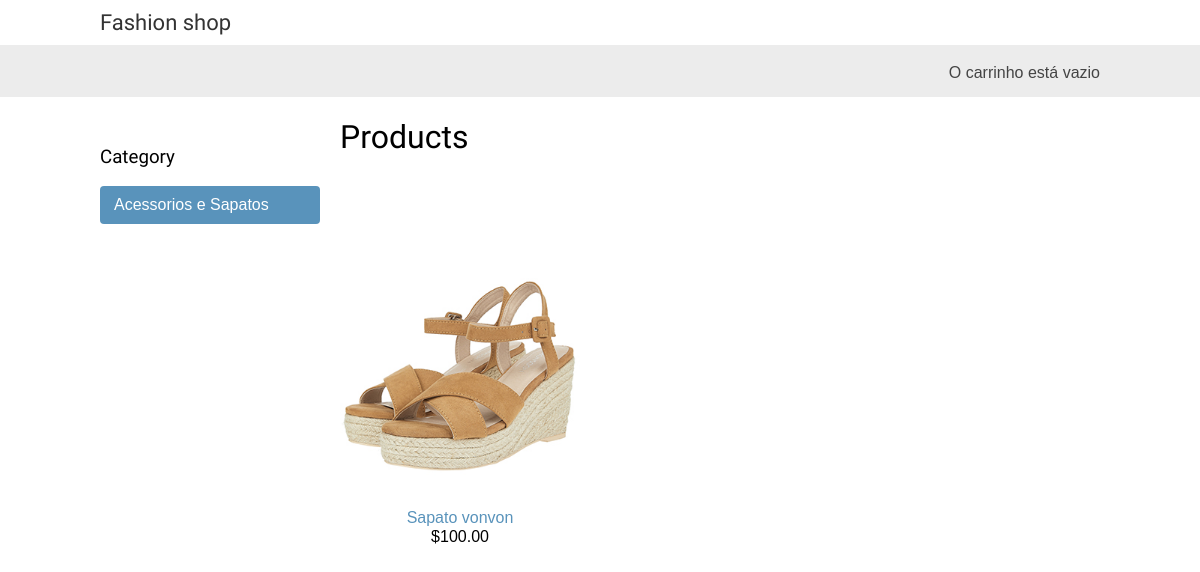
/acessorios-sapatos, run on an earlier commit of the app's database.
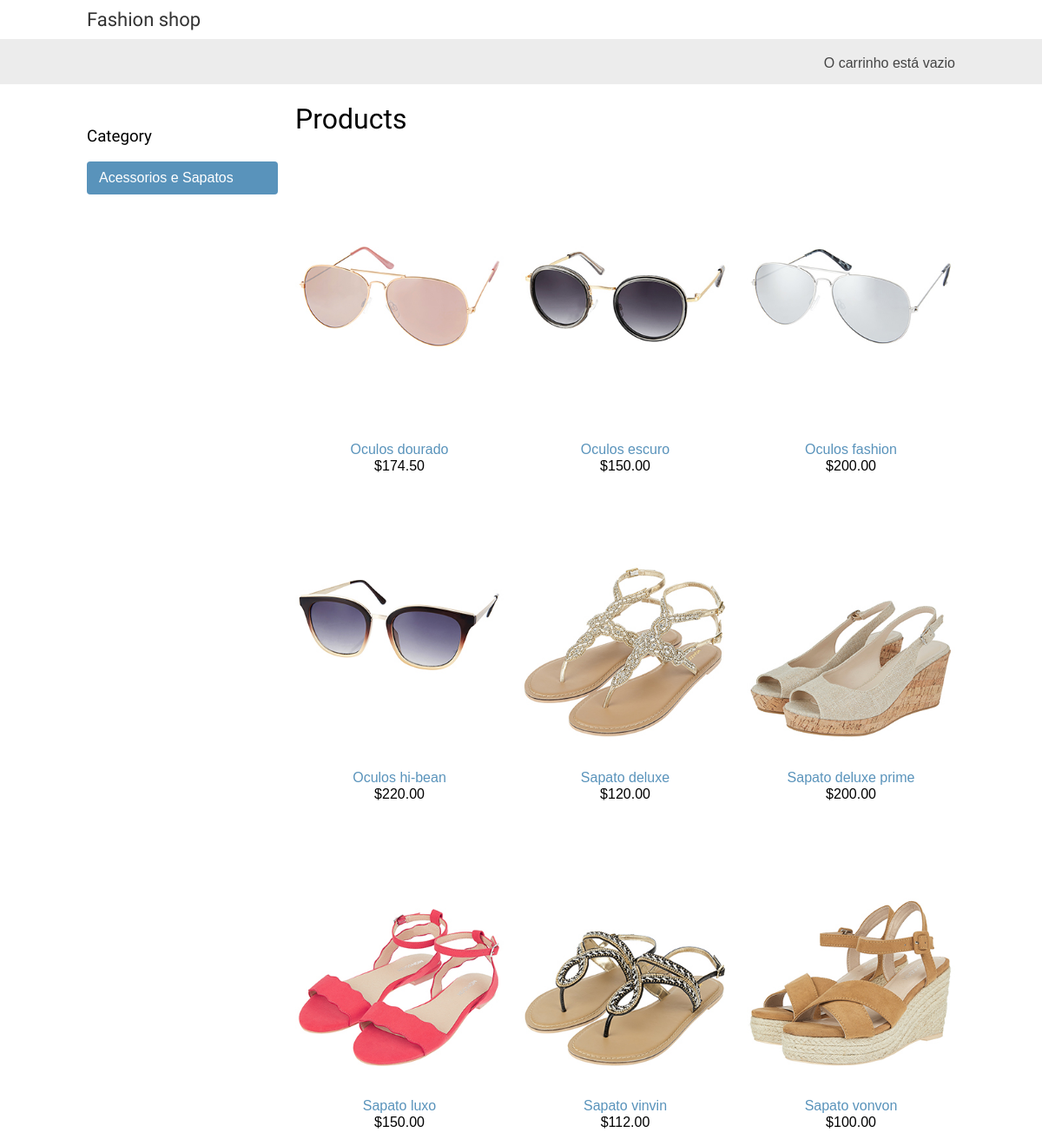
And on a later commit of the database.
### shop/models.py (models this page shows, shortened)
class Product(models.Model):
	category = models.ForeignKey(Category, related_name = 'products')
	name = models.CharField(max_length=200, db_index=True)
	slug = models.SlugField(max_length=200, db_index=True)
	image = models.ImageField(upload_to='products/%y/%m/%d', blank=True)
	description = models.TextField(blank=True)
	price = models.DecimalField(max_digits=10, decimal_places=2)
	stock = models.PositiveIntegerField()
	avaliable = models.BooleanField()
	created = models.DateTimeField(auto_now_add=True)
	updated = models.DateTimeField(auto_now_add=True)
	class Meta:
		ordering = ('name', )
		index_together = (('id', 'slug'))
	def get_absolute_url(self):
		return reverse('shop:product_detail', args=[self.id, self.slug])

### shop/views.py (the view)
# urls.py: url(r'acessorios-sapatos', views.acessorios_list, name='acessorios-sapatos'),
def acessorios_list(request):
	acessorios = Product.objects.filter(slug="acessorios-sapatos")
	return render(request, 'shop/product/acessorios.html', {'acessorios':acessorios})

### cart/cart.py (called while the page is built)
    def __len__(self):
        return sum(item['quantity'] for item in self.cart.values())

### cart/context_processors.py (called while the page is built)
def cart(request):
    return {'cart': Cart(request) }

### shop/templates/shop/product/acessorios.html (shortened to what this page needs)
{% extends 'shop/base.html' %}
{% load static %}
{% block content %}
	<div id='sidebar'>
		<h3>Category</h3>
		<ul>
			<li {% if not category %}class="selected"{% endif %}>
				<a href="{% url "shop:product_list" %}">Acessorios e Sapatos</a>
			</li>
		</ul>
	</div>
	<div id='main' class='product-list'>
		<h1>{% if category %} {{ category.name }} {% else %}Products{% endif %} </h1>
		{% for product in acessorios %}
			<div class='item'>
				<a href="{{ product.get_absolute_url }}">
				<img src="{% if product.image %}{{ product.image.url }}{%else %}{% static "img/no_image.png" %}{% endif %}">
				</a>
				<a href="{{ product.get_absolute_url }}">{{ product.name }}</a> <br>
				${{ product.price }}
			</div>
			{% endfor %}
		</div>
		{% endblock %}

### shop/templates/shop/base.html (shortened to what this page needs)
{% load static %}
<!DOCTYPE html>
<html>
<head>
	<link href="{% static 'css/base.css' %}" rel='stylesheet'>
</head>
<body>
	<div id='header'>
		<a href='/' class='logo'>Fashion shop</a>
	</div>
	<div id='subheader'>
		<div class='cart'>
			{% with total_items=cart|length %}
			  {% if cart|length > 0 %}
			    Seu Carrinho:
			    <a href="{% url "cart:cart_detail" %}">
			    	{{ total_items }} item {{ total_items|pluralize }}, ${{ cart.get_total_price }}
			    </a>
			   {% else %}
			     O carrinho está vazio
			    {% endif %}
			  {% endwith %}
		</div>
	</div>
	<div id='content'>
		{% block content %}
		{% endblock %}
	</div>
</body>
</html>

### shop/static/css/base.css (style rules this page uses)
body { margin:0; padding:0; font-family:helvetica, sans-serif; }
h1, h2, h3, h4, h5 , h6 { font-family: 'Ubuntu', sans-serif; font-weight:normal; }
a { text-decoration:none; color:#5993bb; }
#header { padding:10px 100px; font-size:18px; overflow:auto; }
#subheader { background:#ececec; color:#444; padding:15px 100px; overflow:auto; }
#header .logo { font-family: 'Ubuntu', sans-serif; float:left; color:#333; font-size:22px; margin-right:10%; }
#subheader .cart { float:right; padding-top:4px; }
#content { padding:0 100px; overflow:hidden; }
#sidebar { width:220px; padding:30px 20px 0 0; float:left; }
#sidebar ul { margin:0; padding:0; }
#sidebar ul li { margin:0; list-style:none; padding:10px 14px; }
#sidebar ul li a { display:block; }
#sidebar ul li.selected { background:#5993bb; border-radius:4px; }
#sidebar ul li.selected a { color:#fff; }
#main { float:left; width: 96%; margin-right:-220px; overflow:hidden; }
.product-list .item { width:25%; padding:10px 20px 10px 0; float:left; text-align:center; line-height:1.2; }
.product-list .item img { width:100%; margin-bottom:8px; }

What changed in the data, as far as the page shows it:
added Product: image (picture), name "Oculos dourado", price "174.50"
added Product: image (picture), name "Oculos escuro", price "150.00"
added Product: image (picture), name "Oculos fashion", price "200.00"
added Product: image (picture), name "Oculos hi-bean", price "220.00"
added Product: image (picture), name "Sapato deluxe", price "120.00"
added Product: image (picture), name "Sapato deluxe prime", price "200.00"
added Product: image (picture), name "Sapato luxo", price "150.00"
added Product: image (picture), name "Sapato vinvin", price "112.00"
